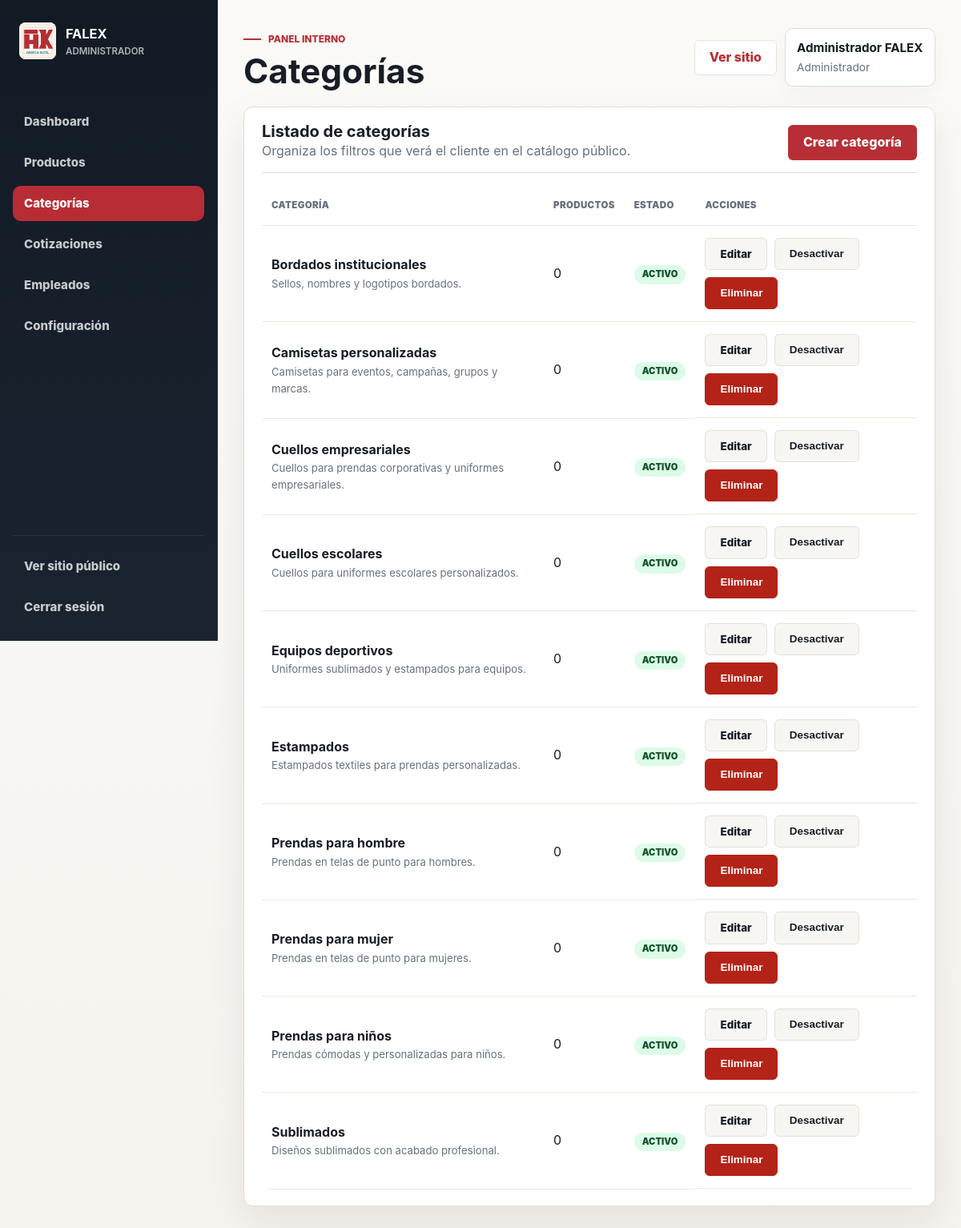
The page /admin/categories.php (signed in) on the database its author committed.
### tables this page shows
CREATE TABLE IF NOT EXISTS usuarios (
  id INT AUTO_INCREMENT PRIMARY KEY,
  nombre VARCHAR(120) NOT NULL,
  correo VARCHAR(160) NOT NULL,
  usuario VARCHAR(80) NOT NULL UNIQUE,
  password_hash VARCHAR(255) NOT NULL,
  rol ENUM('administrador', 'empleado') NOT NULL DEFAULT 'empleado',
  estado ENUM('activo', 'inactivo') NOT NULL DEFAULT 'activo',
  fecha_creacion TIMESTAMP NOT NULL DEFAULT CURRENT_TIMESTAMP
);

CREATE TABLE IF NOT EXISTS categorias (
  id INT AUTO_INCREMENT PRIMARY KEY,
  nombre VARCHAR(120) NOT NULL,
  descripcion TEXT NULL,
  estado ENUM('activo', 'inactivo') NOT NULL DEFAULT 'activo',
  fecha_creacion TIMESTAMP NOT NULL DEFAULT CURRENT_TIMESTAMP
);

### includes/helpers.php (called while the page is built, shortened)
<?php
function e(?string $value): string
{
    return htmlspecialchars((string) $value, ENT_QUOTES, 'UTF-8');
}
function url(string $path = ''): string
{
    $base = rtrim(dirname($_SERVER['SCRIPT_NAME']), '/\\');
    if (str_contains($base, '/admin')) {
        $base = dirname($base);
    }
    return ($base === '/' ? '' : $base) . '/' . ltrim($path, '/');
}

### config/database.php (called while the page is built, shortened)
<?php
function db(): PDO
{
    static $pdo = null;
    if ($pdo instanceof PDO) {
        return $pdo;
    }
    $dsn = 'mysql:host=' . DB_HOST . ';port=' . DB_PORT . ';dbname=' . DB_NAME . ';charset=' . DB_CHARSET;
    $pdo = new PDO($dsn, DB_USER, DB_PASS, [
        PDO::ATTR_ERRMODE => PDO::ERRMODE_EXCEPTION,
        PDO::ATTR_DEFAULT_FETCH_MODE => PDO::FETCH_ASSOC,
        PDO::ATTR_EMULATE_PREPARES => false,
        PDO::ATTR_TIMEOUT => 3,
    ]);
    return $pdo;
}

### includes/auth.php (called while the page is built, shortened)
<?php
require_once __DIR__ . '/../config/database.php';
require_once __DIR__ . '/helpers.php';
function current_user(): ?array
{
    static $user = null;
    if ($user !== null) {
        return $user;
    }
    try {
        $stmt = db()->prepare('SELECT id, nombre, correo, usuario, rol, estado FROM usuarios WHERE id = ? LIMIT 1');
        $stmt->execute([$_SESSION['user_id']]);
        $user = $stmt->fetch() ?: null;
    } catch (PDOException) {
        return null;
    }
    return $user;
}
function require_login(): void
{
    if (!current_user()) {
        redirect('login.php');
    }
}
function is_admin(): bool
{
    return (current_user()['rol'] ?? '') === 'administrador';
}

### admin/categories.php (the view, shortened to what this page needs)
<?php
require_once __DIR__ . '/../includes/admin_layout.php';
$categories = db()->query('SELECT c.*, COUNT(p.id) AS productos FROM categorias c LEFT JOIN productos p ON p.categoria_id = c.id GROUP BY c.id ORDER BY c.nombre')->fetchAll();
admin_header('Categorías');
?>
<section class="admin-panel">
    <div class="panel-heading">
      <div>
        <h2>Listado de categorías</h2>
        <p class="muted-text">Organiza los filtros que verá el cliente en el catálogo público.</p>
      </div>
      <a class="btn btn-primary" href="<?= e(url('admin/categories.php?create=1')) ?>">Crear categoría</a>
    </div>
    <div class="table-wrap">
      <table class="admin-table">
        <thead><tr><th>Categoría</th><th>Productos</th><th>Estado</th><th>Acciones</th></tr></thead>
        <tbody>
          <?php foreach ($categories as $category): ?>
            <tr>
              <td data-label="Categoría"><strong><?= e($category['nombre']) ?></strong><small><?= e($category['descripcion']) ?></small></td>
              <td data-label="Productos"><?= (int) $category['productos'] ?></td>
              <td data-label="Estado"><span class="status <?= e($category['estado']) ?>"><?= e($category['estado']) ?></span></td>
              <td class="actions" data-label="Acciones">
                <a class="btn btn-small" href="<?= e(url('admin/categories.php?edit=' . (int) $category['id'])) ?>">Editar</a>
                <form method="post">
                  <button class="btn btn-small" type="submit"><?= $category['estado'] === 'activo' ? 'Desactivar' : 'Activar' ?></button>
                </form>
                <?php if (is_admin()): ?>
                  <form method="post" onsubmit="return confirm('¿Eliminar esta categoría?')">
                    <button class="btn btn-danger btn-small" type="submit">Eliminar</button>
                  </form>
                <?php endif; ?>
              </td>
            </tr>
          <?php endforeach; ?>
        </tbody>
      </table>
    </div>
</section>
<?php admin_footer(); ?>

### includes/admin_layout.php (shortened to what this page needs)
<?php
require_once __DIR__ . '/auth.php';
function admin_header(string $title): void
{
    require_login();
    $user = current_user();
    $current = basename($_SERVER['SCRIPT_NAME']);
    $menu = [
        ['Dashboard', 'index.php', ['index.php']],
        ['Productos', 'products.php', ['products.php', 'product_form.php']],
        ['Categorías', 'categories.php', ['categories.php']],
    ];
    if (is_admin()) {
        $menu[] = ['Cotizaciones', 'quotes.php', ['quotes.php']];
        $menu[] = ['Empleados', 'employees.php', ['employees.php']];
        $menu[] = ['Configuración', 'settings.php', ['settings.php']];
    }
    ?>
<!DOCTYPE html>
<html lang="es">
<head>
  <link rel="stylesheet" href="<?= e(url('css/styles.css?v=' . filemtime(__DIR__ . '/../css/styles.css'))) ?>">
  <link rel="stylesheet" href="<?= e(url('css/admin.css?v=' . filemtime(__DIR__ . '/../css/admin.css'))) ?>">
</head>
<body class="admin-body">
  <aside class="admin-sidebar">
    <a class="brand admin-brand" href="<?= e(url('admin/index.php')) ?>">
      <img src="<?= e(url('assets/logo-falex.svg')) ?>" alt="FALEX" width="62" height="62">
      <span><strong>FALEX</strong><small><?= e($user['rol']) ?></small></span>
    </a>
    <nav class="admin-menu" aria-label="Panel administrativo">
      <?php foreach ($menu as [$label, $href, $matches]): ?>
        <a class="<?= in_array($current, $matches, true) ? 'active' : '' ?>" href="<?= e(url('admin/' . $href)) ?>"><?= e($label) ?></a>
      <?php endforeach; ?>
    </nav>
    <div class="admin-sidebar-footer">
      <a href="<?= e(url('index.php')) ?>" target="_blank" rel="noopener">Ver sitio público</a>
      <a href="<?= e(url('logout.php')) ?>">Cerrar sesión</a>
    </div>
  </aside>
  <main class="admin-main">
    <header class="admin-topbar">
      <div>
        <p class="eyebrow">Panel interno</p>
        <h1><?= e($title) ?></h1>
      </div>
      <div class="admin-topbar-actions">
        <a class="btn btn-secondary" href="<?= e(url('index.php')) ?>" target="_blank" rel="noopener">Ver sitio</a>
        <div class="admin-user">
          <strong><?= e($user['nombre']) ?></strong>
          <span><?= e($user['rol']) ?></span>
        </div>
      </div>
    </header>
    <?php
}
function admin_footer(): void
{
    ?>
  </main>
</body>
</html>
    <?php
}

### css/admin.css (style rules this page uses)
:root { --admin-bg: #f6f3ee; --admin-panel: #ffffff; --admin-ink: #171d26; --admin-muted: #66717f; --admin-line: #e2ddd4; --admin-soft: #faf8f4; --admin-brand: #b82d35; --admin-brand-dark: #8f2027; --admin-sidebar: #121a24; --admin-sidebar-soft: #1a2430; --admin-shadow: 0 18px 48px rgba(23, 29, 38, 0.08); }
body.admin-body { min-height: 100vh; display: grid; grid-template-columns: 272px minmax(0, 1fr); color: var(--admin-ink); background: linear-gradient(180deg, #fbfaf7 0%, var(--admin-bg) 100%), linear-gradient(90deg, rgba(23, 29, 38, 0.025) 1px, transparent 1px); background-size: auto, 48px 48px; }
body.admin-body::before { content: none; }
.admin-sidebar { position: sticky; top: 0; height: 100vh; display: flex; flex-direction: column; gap: 18px; padding: 20px 16px; overflow-y: auto; background: linear-gradient(180deg, var(--admin-sidebar), var(--admin-sidebar-soft)); }
.admin-brand { gap: 12px; min-width: 0; padding: 8px; }
.admin-brand img { width: 46px; height: 46px; border: 0; border-radius: 8px; box-shadow: none; }
.admin-brand strong { color: #fff; font-size: 1.02rem; }
.admin-brand small { max-width: 150px; overflow: hidden; color: rgba(255, 255, 255, 0.68); font-size: 0.72rem; text-overflow: ellipsis; white-space: nowrap; }
.admin-menu, .admin-sidebar-footer { display: grid; gap: 7px; }
.admin-menu { margin-top: 4px; }
.admin-sidebar-footer { margin-top: auto; padding-top: 16px; border-top: 1px solid rgba(255, 255, 255, 0.08); }
.admin-menu a, .admin-sidebar-footer a { min-height: 44px; display: flex; align-items: center; padding: 10px 14px; border-radius: 10px; color: rgba(255, 255, 255, 0.76); font-size: 0.94rem; font-weight: 800; }
.admin-menu a.active { color: #fff; background: var(--admin-brand); }
.admin-main { width: min(100%, 1280px); padding: 30px 32px 56px; }
.admin-topbar { display: flex; align-items: flex-start; justify-content: space-between; gap: 20px; margin-bottom: 22px; }
.admin-topbar .eyebrow { margin-bottom: 8px; }
.admin-topbar h1 { margin: 0; font-size: clamp(2.15rem, 3vw, 3.2rem); line-height: 1.02; }
.admin-topbar-actions { display: flex; align-items: center; gap: 10px; flex-shrink: 0; }
.admin-user { min-width: 188px; padding: 12px 14px; border: 1px solid var(--admin-line); border-radius: 10px; background: #fff; box-shadow: 0 8px 24px rgba(23, 29, 38, 0.04); }
.admin-user strong, .admin-user span { display: block; }
.admin-user span { color: var(--admin-muted); font-size: 0.86rem; }
.dashboard-summary, .admin-panel, .admin-stats article { border: 1px solid var(--admin-line); border-radius: 12px; background: var(--admin-panel); box-shadow: var(--admin-shadow); }
.dashboard-summary p, .muted-text { margin: 0; color: var(--admin-muted); }
.quick-actions, .form-actions, .actions { display: flex; flex-wrap: wrap; gap: 9px; }
.admin-panel { padding: 22px; }
.panel-heading { display: flex; align-items: center; justify-content: space-between; gap: 14px; margin-bottom: 18px; padding-bottom: 16px; border-bottom: 1px solid var(--admin-line); }
.panel-heading h2, .admin-panel h2 { margin: 0; font-size: 1.28rem; }
.panel-heading .btn { flex-shrink: 0; }
.table-wrap { width: 100%; overflow-x: auto; border-radius: 10px; }
.admin-table { width: 100%; min-width: 780px; border-collapse: collapse; }
.admin-table th, .admin-table td { padding: 15px 12px; border-bottom: 1px solid #eee9e0; text-align: left; vertical-align: middle; }
.admin-table th { color: var(--admin-muted); font-size: 0.72rem; font-weight: 900; letter-spacing: 0.03em; text-transform: uppercase; }
.admin-table td strong, .admin-table td small { display: block; }
.admin-table td small { color: var(--admin-muted); font-size: 0.82rem; }
.actions { align-items: center; }
.actions form { margin: 0; }
.actions .btn { min-height: 34px; border-color: #e4e0d8; color: var(--admin-ink); background: #f7f6f3; }
.actions .btn-danger { color: #fff; border-color: #b42318; background: #b42318; }
.status { display: inline-flex; align-items: center; justify-content: center; padding: 6px 10px; border-radius: 999px; font-size: 0.7rem; font-weight: 900; line-height: 1; text-transform: uppercase; }
.status.activo { color: #14532d; background: #dcfce7; }

### rows shown on the page
usuarios: rol "ADMINISTRADOR", nombre "Administrador FALEX", rol "Administrador"
categorias: nombre "Bordados institucionales", descripcion "Sellos, nombres y logotipos bordados.", productos "0", estado "ACTIVO", shows "Desactivar"
categorias: nombre "Camisetas personalizadas", descripcion "Camisetas para eventos, campañas, grupos y marcas.", productos "0", estado "ACTIVO", shows "Desactivar"
categorias: nombre "Cuellos empresariales", descripcion "Cuellos para prendas corporativas y uniformes empresariales.", productos "0", estado "ACTIVO", shows "Desactivar"
categorias: nombre "Cuellos escolares", descripcion "Cuellos para uniformes escolares personalizados.", productos "0", estado "ACTIVO", shows "Desactivar"
categorias: nombre "Equipos deportivos", descripcion "Uniformes sublimados y estampados para equipos.", productos "0", estado "ACTIVO", shows "Desactivar"
categorias: nombre "Estampados", descripcion "Estampados textiles para prendas personalizadas.", productos "0", estado "ACTIVO", shows "Desactivar"
categorias: nombre "Prendas para hombre", descripcion "Prendas en telas de punto para hombres.", productos "0", estado "ACTIVO", shows "Desactivar"
categorias: nombre "Prendas para mujer", descripcion "Prendas en telas de punto para mujeres.", productos "0", estado "ACTIVO", shows "Desactivar"
categorias: nombre "Prendas para niños", descripcion "Prendas cómodas y personalizadas para niños.", productos "0", estado "ACTIVO", shows "Desactivar"
categorias: nombre "Sublimados", descripcion "Diseños sublimados con acabado profesional.", productos "0", estado "ACTIVO", shows "Desactivar"

### other values the page prints
$label "Dashboard"
$label "Productos"
$label "Categorías"
$label "Cotizaciones"
$label "Empleados"
$label "Configuración"
$title "Categorías"
